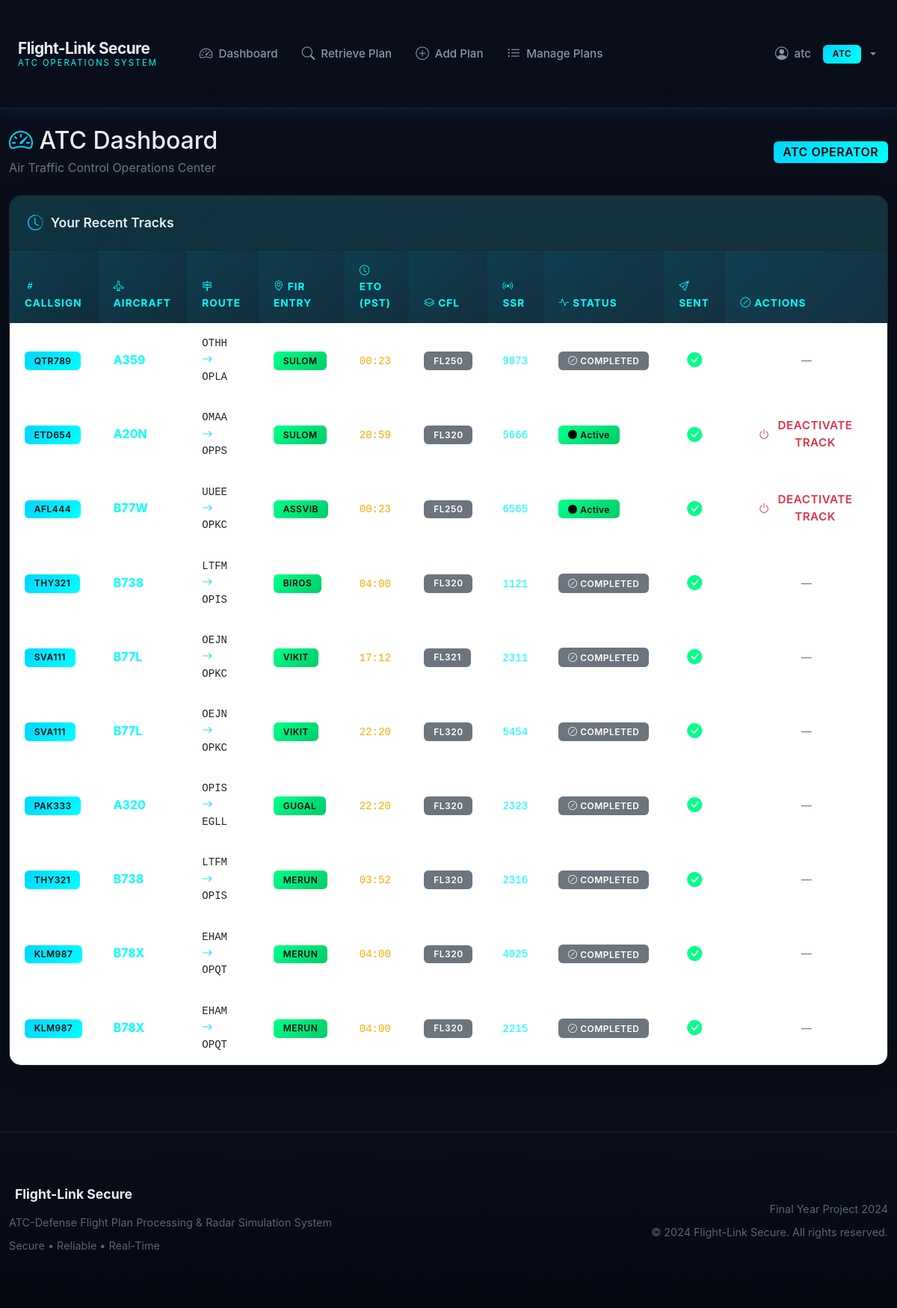
Page /atc/dashboard (signed in) on the earlier database version.
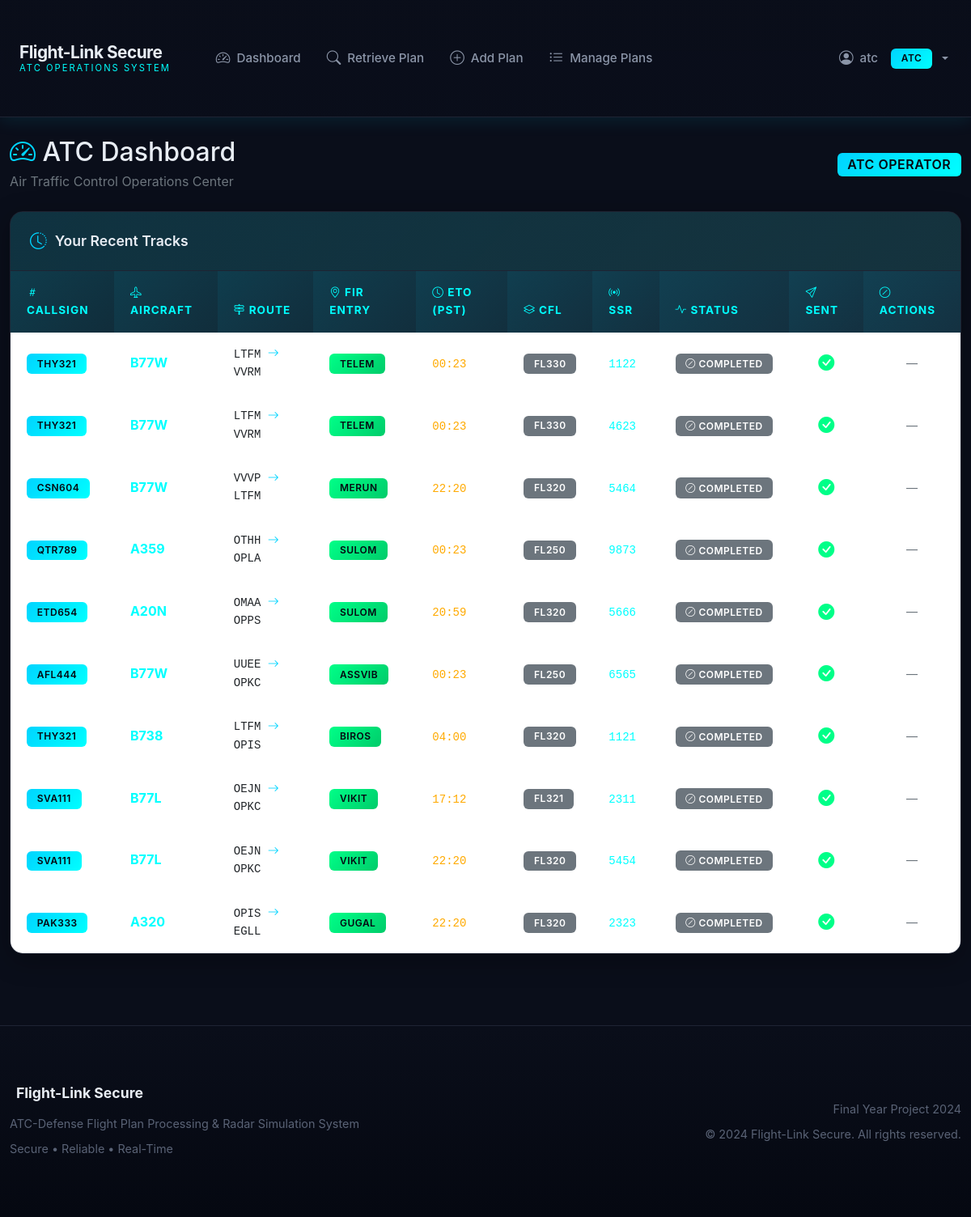
Same page on the later database version.
### app/models/__init__.py (models this page shows, shortened)
class TrackData(db.Model):
    __tablename__ = 'track_data'
    id = db.Column(db.Integer, primary_key=True)
    flight_plan_id = db.Column(db.Integer, db.ForeignKey('flight_plans.id'), nullable=False)
    callsign = db.Column(db.String(20), nullable=False, index=True)
    aircraft_type = db.Column(db.String(10), nullable=False)
    departure = db.Column(db.String(4), nullable=False)
    destination = db.Column(db.String(4), nullable=False)
    fir_entry = db.Column(db.String(10), nullable=False)
    speed = db.Column(db.String(10), nullable=False)
    route = db.Column(db.Text, nullable=True)
    eto_utc = db.Column(db.String(4), nullable=False)
    eto_pst = db.Column(db.String(4), nullable=False)
    cfl = db.Column(db.String(3), nullable=False)
    ssr = db.Column(db.String(4), nullable=False)
    status = db.Column(db.String(20), default='active')
    sent_to_defense = db.Column(db.Boolean, default=False)
    sent_at = db.Column(db.DateTime, nullable=True)
    created_by = db.Column(db.Integer, db.ForeignKey('users.id'), nullable=False)
    created_at = db.Column(db.DateTime, default=datetime.utcnow)
    completed_at = db.Column(db.DateTime, nullable=True)
    last_simulated_at = db.Column(db.DateTime, nullable=True)
    current_position = db.Column(db.Text, nullable=True)

### app/routes/atc.py (the view)
@bp.route('/atc/dashboard')
@login_required
@atc_required
def atc_dashboard():
    recent_tracks = TrackData.query.filter_by(created_by=current_user.id).order_by(
        TrackData.created_at.desc()
    ).limit(10).all()
    return render_template('atc/dashboard.html', recent_tracks=recent_tracks)

### app/models/__init__.py (called while the page is built)
    @property
    def is_authenticated(self):
        return True

    def is_admin(self):
        return self.role == 'admin'

    def is_atc(self):
        return self.role == 'atc'

### templates/atc/dashboard.html (shortened to what the changed rows need)
{% extends "base.html" %}
{% block content %}
<div class="container-fluid py-4">
    <div class="d-flex justify-content-between align-items-center mb-4">
        <div>
            <h2 class="mb-1"><i class="bi bi-speedometer2 text-radar-blue"></i> ATC Dashboard</h2>
        </div>
    </div>
    <div class="card">
        <div class="card-body p-0">
            <div class="table-responsive">
                <table class="table table-hover mb-0">
                    <thead>
                        <tr>
                            <th><i class="bi bi-hash"></i> Callsign</th>
                            <th><i class="bi bi-airplane"></i> Aircraft</th>
                            <th><i class="bi bi-signpost-2"></i> Route</th>
                            <th><i class="bi bi-geo-alt"></i> FIR Entry</th>
                            <th><i class="bi bi-clock"></i> ETO (PST)</th>
                            <th><i class="bi bi-layers"></i> CFL</th>
                            <th><i class="bi bi-broadcast"></i> SSR</th>
                            <th><i class="bi bi-activity"></i> Status</th>
                            <th><i class="bi bi-send"></i> Sent</th>
                            <th><i class="bi bi-slash-circle"></i> Actions</th>
                        </tr>
                    </thead>
                    <tbody>
                        {% for track in recent_tracks %}
                        <tr style="cursor: pointer;" onclick="viewFlightPlan('{{ track.callsign }}')" title="Click to view flight plan for {{ track.callsign }}">
                            <td><span class="badge badge-primary">{{ track.callsign }}</span></td>
                            <td><strong class="text-radar-cyan">{{ track.aircraft_type }}</strong></td>
                            <td class="font-monospace small">{{ track.departure }} <i class="bi bi-arrow-right text-radar-blue"></i> {{ track.destination }}</td>
                            <td><span class="badge badge-success">{{ track.fir_entry }}</span></td>
                            <td><code class="text-radar-amber">{{ track.eto_pst[:2] }}:{{ track.eto_pst[2:] }}</code></td>
                            <td><span class="badge bg-secondary">FL{{ track.cfl }}</span></td>
                            <td><code class="text-radar-cyan">{{ track.ssr }}</code></td>
                            <td>
                                {% if track.status == 'active' %}
                                    <span class="badge badge-success"><i class="bi bi-circle-fill"></i> Active</span>
                                {% else %}
                                    <span class="badge bg-secondary"><i class="bi bi-slash-circle"></i> {{ (track.status or 'inactive')|upper }}</span>
                                {% endif %}
                            </td>
                            <td class="text-center">
                                {% if track.sent_to_defense %}
                                    <i class="bi bi-check-circle-fill text-radar-green fs-5"></i>
                                {% else %}
                                    <i class="bi bi-x-circle-fill text-radar-amber fs-5"></i>
                                {% endif %}
                            </td>
                            <td class="text-center" onclick="event.stopPropagation();">
                                {% if track.status == 'active' %}
                                <button type="button"
                                        class="btn btn-sm btn-outline-danger btn-deactivate-track"
                                        data-track-id="{{ track.id }}"
                                        data-callsign="{{ track.callsign }}">
                                    <i class="bi bi-power"></i> Deactivate Track
                                </button>
                                {% else %}
                                <span class="text-secondary small">—</span>
                                {% endif %}
                            </td>
                        </tr>
                        {% endfor %}
                    </tbody>
                </table>
            </div>
        </div>
    </div>
</div>
{% endblock %}

Differences in the rows shown:
no longer on this page (row unchanged): TrackData: callsign "THY321", aircraft_type "B738", departure "LTFM", destination "OPIS", fir_entry "MERUN", eto_pst "03", eto_pst "52", cfl "320", ssr "2316", status "COMPLETED", sent_to_defense True (drawn)
no longer on this page (row unchanged): TrackData: callsign "KLM987", aircraft_type "B78X", departure "EHAM", destination "OPQT", fir_entry "MERUN", eto_pst "04", eto_pst "00", cfl "320", ssr "4025", status "COMPLETED", sent_to_defense True (drawn)
no longer on this page (row unchanged): TrackData: callsign "KLM987", aircraft_type "B78X", departure "EHAM", destination "OPQT", fir_entry "MERUN", eto_pst "04", eto_pst "00", cfl "320", ssr "2215", status "COMPLETED", sent_to_defense True (drawn)
added TrackData: callsign "THY321", aircraft_type "B77W", departure "LTFM", destination "VVRM", fir_entry "TELEM", eto_pst "00", eto_pst "23", cfl "330", ssr "1122", status "COMPLETED", sent_to_defense True (drawn)
added TrackData: callsign "THY321", aircraft_type "B77W", departure "LTFM", destination "VVRM", fir_entry "TELEM", eto_pst "00", eto_pst "23", cfl "330", ssr "4623", status "COMPLETED", sent_to_defense True (drawn)
added TrackData: callsign "CSN604", aircraft_type "B77W", departure "VVVP", destination "LTFM", fir_entry "MERUN", eto_pst "22", eto_pst "20", cfl "320", ssr "5464", status "COMPLETED", sent_to_defense True (drawn)
changed TrackData "OMAA": status (not shown) → "COMPLETED"; status "Active DEACTIVATE TRACK" → "—"
changed TrackData "UUEE": status (not shown) → "COMPLETED"; status "Active DEACTIVATE TRACK" → "—"
